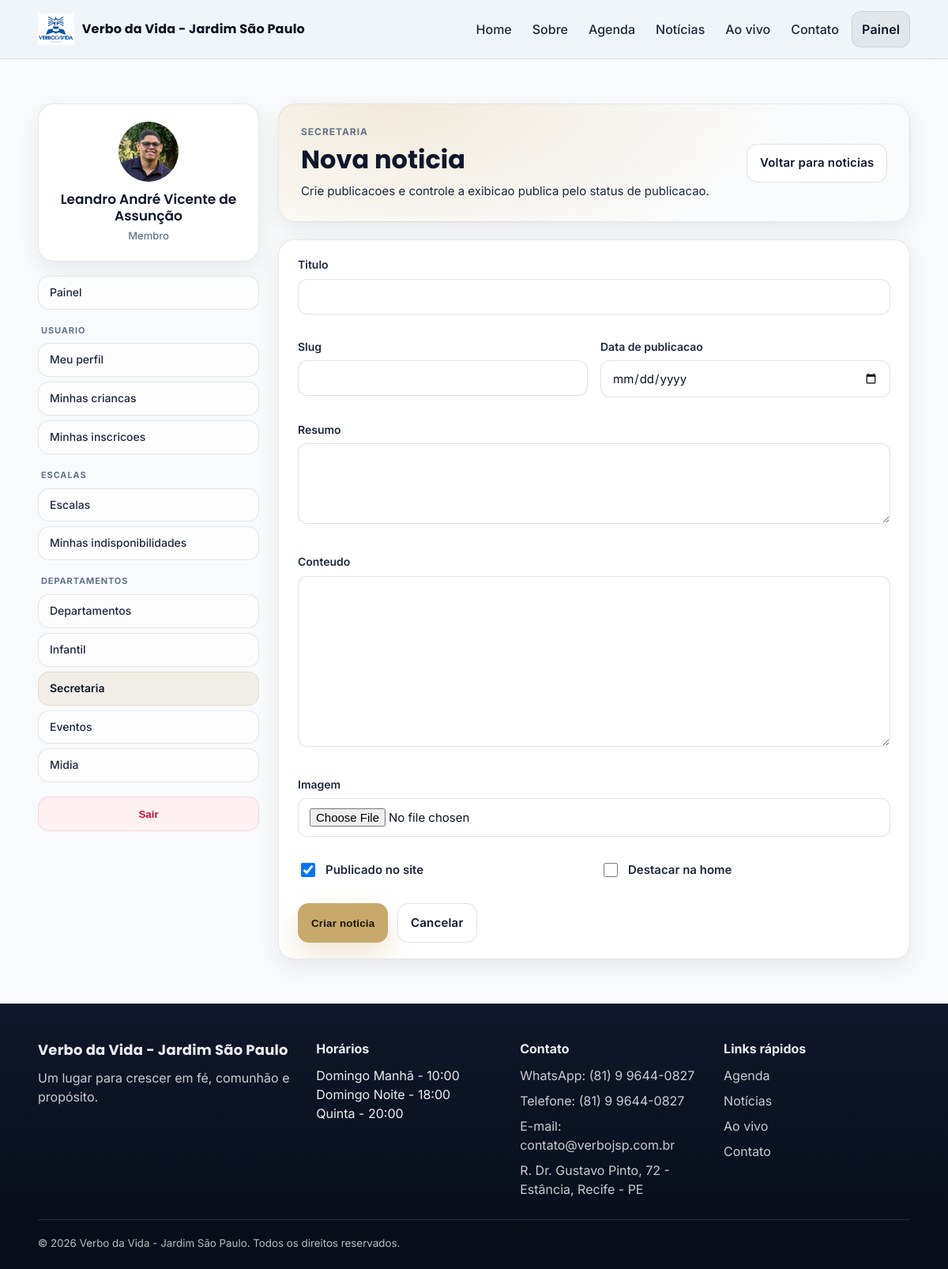
Page /usuarios/conteudo/secretaria/noticias/nova/ (signed in) on the committed database.
### core/models.py (models this page shows, shortened)
class SiteConfig(models.Model):
    nome_igreja = models.CharField(max_length=120, default="Verbo da Vida - Jardim São Paulo")
    Logo_img = models.ImageField("Logo", upload_to="logo/", blank=True, null=True)
    telefone = models.CharField("Telefone fixo", max_length=20, blank=True)
    whatsapp = models.CharField(
        "WhatsApp",
        max_length=20,
        blank=True,
        help_text="Ex: (81) 90000-0000",
    )
    email = models.EmailField("E-mail corporativo", blank=True)
    endereco = models.CharField(
        "Endereço completo",
        max_length=255,
        blank=True,
        help_text="Ex: R. Dr. Gustavo Pinto, 72 - Estância, Recife - PE, 50781-740",
    )
    instagram = models.URLField("Instagram", blank=True, help_text="Link completo do perfil")
    facebook = models.URLField("Facebook", blank=True, help_text="Link completo da página")
    texto_institucional = models.TextField(
        "Texto institucional curto",
        blank=True,
        help_text="Usado no rodapé ou banners pequenos. Exemplo: 'Um lugar para crescer em fé...'",
    )
    horarios_cultos = models.TextField(
        "Horários principais",
        blank=True,
        help_text="Exibidos na home e footer. Coloque um por linha. Ex: 'Domingo — 19:00'",
    )
    youtube_embed_url = models.URLField(
        "Link Ao Vivo (YouTube)",
        blank=True,
        help_text="Cole uma URL do YouTube nos formatos embed, watch ou youtu.be.",
    )
    hero_home = models.ImageField(
        "Hero da Home",
        upload_to="site/heroes/",
        blank=True,
        null=True,
        help_text="Imagem de fundo usada no topo da pagina inicial.",
    )
    hero_sobre = models.ImageField(
        "Hero do Sobre",
        upload_to="site/heroes/",
        blank=True,
        null=True,
        help_text="Imagem de fundo usada no topo da pagina Sobre.",
    )
    hero_agenda = models.ImageField(
        "Hero da Agenda",
        upload_to="site/heroes/",
        blank=True,
        null=True,
        help_text="Imagem de fundo usada no topo da pagina Agenda.",
    )
    hero_noticias = models.ImageField(
        "Hero das Noticias",
        upload_to="site/heroes/",
        blank=True,
        null=True,
        help_text="Imagem de fundo usada no topo da pagina de noticias.",
    )
    hero_ao_vivo = models.ImageField(
        "Hero do Ao Vivo",
        upload_to="site/heroes/",
        blank=True,
        null=True,
        help_text="Imagem de fundo usada no topo da pagina Ao Vivo.",
    )
    hero_contato = models.ImageField(
        "Hero do Contato",
        upload_to="site/heroes/",
        blank=True,
        null=True,
        help_text="Imagem de fundo usada no topo da pagina Contato.",
    )
    mapa_embed_url = models.URLField(
        "Link de incorporação do Google Maps",
        max_length=2000,
        blank=True,
        help_text="Cole a URL usada no iframe de incorporação do Google Maps.",
    )
    atualizado_em = models.DateTimeField(auto_now=True)
    class Meta:
        verbose_name = "Configuração do site"
        verbose_name_plural = "Configuração do site"

### usuarios/models.py (models this page shows)
class Usuario(AbstractUser):
    telefone = models.CharField("Telefone", max_length=20, blank=True)
    foto = models.ImageField("Foto de Perfil", upload_to="perfil/", blank=True, null=True)
    data_nascimento = models.DateField("Data de Nascimento", blank=True, null=True)
    is_membro = models.BooleanField("\u00c9 Membro?", default=True)
    class Meta:
        verbose_name = "Usu\u00e1rio"
        verbose_name_plural = "Usu\u00e1rios"

### conteudo_interno/views.py (the view, shortened to what this page needs)
# urls.py: path("secretaria/noticias/nova/", views.SecretariaNoticiaCreateView.as_view(), name="secretaria_noticia_nova"),
class SecretariaNoticiaCreateView(
    SecretariaRequiredMixin,
    GovernedFormRequestMixin,
    CreateView,
):
    model = Noticia
    form_class = NoticiaInternaForm
    template_name = "conteudo_interno/noticia_form.html"
    success_url = reverse_lazy("usuarios:conteudo:secretaria_noticias")
    def get_context_data(self, **kwargs):
        context = super().get_context_data(**kwargs)
        context.update(
            {
                "active_section": "secretaria",
                "page_title": "Nova noticia",
                "page_text": "Crie publicacoes e controle a exibicao publica pelo status de publicacao.",
                "submit_label": "Criar noticia",
            }
        )
        return context

### templates/conteudo_interno/noticia_form.html (shortened to what this page needs)
{% extends "base.html" %}
{% block content %}
<section class="section user-area">
    <div class="container user-shell">
        {% include "usuarios/_sidebar.html" %}
        <div class="user-shell__content">
            <section class="user-hero user-hero--compact">
                <div>
                    <p class="user-hero__eyebrow">Secretaria</p>
                    <h1 class="user-hero__title">{{ page_title }}</h1>
                    <p class="user-hero__text">{{ page_text }}</p>
                </div>
                <div class="user-hero__actions">
                    <a class="btn btn--outline" href="{% url 'usuarios:conteudo:secretaria_noticias' %}">Voltar para noticias</a>
                </div>
            </section>
            <section class="module-card">
                <div class="module-card__body">
                    <form method="post" enctype="multipart/form-data" class="user-form">
                        <div class="form-group">
                            <label class="form-label" for="{{ form.titulo.id_for_label }}">Titulo</label>
                            {{ form.titulo }}
                        </div>
                        <div class="user-form__grid">
                            <div class="form-group">
                                <label class="form-label" for="{{ form.slug.id_for_label }}">Slug</label>
                                {{ form.slug }}
                            </div>
                            <div class="form-group">
                                <label class="form-label" for="{{ form.data_publicacao.id_for_label }}">Data de publicacao</label>
                                {{ form.data_publicacao }}
                            </div>
                        </div>
                        <div class="form-group">
                            <label class="form-label" for="{{ form.resumo.id_for_label }}">Resumo</label>
                            {{ form.resumo }}
                        </div>
                        <div class="form-group">
                            <label class="form-label" for="{{ form.conteudo.id_for_label }}">Conteudo</label>
                            {{ form.conteudo }}
                        </div>
                        <div class="form-group">
                            <label class="form-label" for="{{ form.imagem.id_for_label }}">Imagem</label>
                            {{ form.imagem }}
                        </div>
                        <div class="user-form__grid">
                            <label class="module-checkbox-row" for="{{ form.publicado.id_for_label }}">
                                {{ form.publicado }}
                                <span>Publicado no site</span>
                            </label>
                            <label class="module-checkbox-row" for="{{ form.destaque_home.id_for_label }}">
                                {{ form.destaque_home }}
                                <span>Destacar na home</span>
                            </label>
                        </div>
                        <div class="user-form__actions">
                            <button type="submit" class="btn btn--primary">{{ submit_label }}</button>
                            <a class="btn btn--outline" href="{% url 'usuarios:conteudo:secretaria_noticias' %}">Cancelar</a>
                        </div>
                    </form>
                </div>
            </section>
        </div>
    </div>
</section>
{% endblock %}

### templates/base.html (shortened to what this page needs)
{% load static %}
<!doctype html>
<html lang="pt-br">
  <head>
    <link rel="stylesheet" href="{% static 'css/styles.css' %}" />
  </head>
  <body class="page">
    <header class="header">
      <div class="container header__inner">
        <a class="logo" href="{% url 'core:home' %}">
          {% if site.Logo_img %}
            <img src="{{ site.Logo_img.url }}" alt="Logo" class="logo__img" />
          {% else %}
            <span class="logo__mark"></span>
          {% endif %}
          <span class="logo__text">{{ site.nome_igreja|default:"Portal" }}</span>
        </a>
        <nav class="nav" aria-label="Navegação principal">
          <a class="nav__link" href="{% url 'core:home' %}">Home</a>
          <a class="nav__link" href="{% url 'core:sobre' %}">Sobre</a>
          <a class="nav__link" href="{% url 'eventos:agenda' %}">Agenda</a>
          <a class="nav__link" href="{% url 'noticias:lista' %}">Notícias</a>
          <a class="nav__link" href="{% url 'core:ao_vivo' %}">Ao vivo</a>
          <a class="nav__link" href="{% url 'core:contato' %}">Contato</a>
          {% if user.is_authenticated %}
            <a class="btn btn--soft btn--sm" href="{% url 'usuarios:dashboard' %}">Painel</a>
          {% else %}
            <a class="btn btn--outline btn--sm" href="{% url 'usuarios:login' %}">Entrar</a>
            <a class="btn btn--primary btn--sm" href="{% url 'usuarios:registro' %}">Cadastrar</a>
          {% endif %}
        </nav>
      </div>
    </header>
    <main>
      {% block content %}{% endblock %}
    </main>
    <footer class="footer">
      <div class="container footer__grid">
        <div class="footer__col">
          <div class="footer__brand">{{ site.nome_igreja|default:"Portal" }}</div>
          <p class="footer__text">
            {{ site.texto_institucional|default:"Um lugar para crescer em fé, comunhão e propósito." }}
          </p>
        </div>
        <div class="footer__col">
          <div class="footer__title">Horários</div>
          <div class="footer__text" style="color: var(--text-muted);">
            {{ site.horarios_cultos|default:"Domingo — 09:00\nDomingo — 19:00\nQuarta — 20:00"|linebreaksbr }}
          </div>
        </div>
        <div class="footer__col">
          <div class="footer__title">Contato</div>
          <ul class="footer__list">
            {% if site.whatsapp %}<li>WhatsApp: {{ site.whatsapp }}</li>{% endif %}
            {% if site.telefone %}<li>Telefone: {{ site.telefone }}</li>{% endif %}
            {% if site.email %}<li>E-mail: {{ site.email }}</li>{% endif %}
            {% if site.endereco %}<li>{{ site.endereco }}</li>{% endif %}
          </ul>
        </div>
        <div class="footer__col">
          <div class="footer__title">Links rápidos</div>
          <ul class="footer__list">
            <li><a class="footer__link" href="{% url 'eventos:agenda' %}">Agenda</a></li>
            <li><a class="footer__link" href="{% url 'noticias:lista' %}">Notícias</a></li>
            <li><a class="footer__link" href="{% url 'core:ao_vivo' %}">Ao vivo</a></li>
            <li><a class="footer__link" href="{% url 'core:contato' %}">Contato</a></li>
          </ul>
        </div>
      </div>
      <div class="container footer__bottom">
        <small>© {% now "Y" %} {{ site.nome_igreja|default:"Portal" }}. Todos os direitos reservados.</small>
      </div>
    </footer>
  </body>
</html>

### templates/usuarios/_sidebar.html (shortened to what this page needs)
<aside class="user-shell__sidebar">
    <div class="user-sidecard">
        <div class="user-sidecard__avatar">
            {% if user.foto %}
                <img src="{{ user.foto.url }}" alt="Foto de {{ user.get_full_name|default:user.username }}">
            {% else %}
                <span>{{ user.first_name|default:user.username|slice:":1"|upper }}</span>
            {% endif %}
        </div>
        <div class="user-sidecard__name">{{ user.get_full_name|default:user.username }}</div>
        <div class="user-sidecard__meta">
            {% if user.is_membro %}Membro{% else %}Visitante{% endif %}
        </div>
    </div>
    <nav class="user-nav" aria-label="Area do usuario">
        <div class="user-nav__group user-nav__group--top">
            <a class="user-nav__link {% if active_section == 'dashboard' %}is-active{% endif %}" href="{% url 'usuarios:dashboard' %}">
                Painel
            </a>
        </div>
        <div class="user-nav__group">
            <p class="user-nav__heading">Usuario</p>
            <div class="user-nav__items">
                <a class="user-nav__link {% if active_section == 'perfil' %}is-active{% endif %}" href="{% url 'usuarios:perfil' %}">
                    Meu perfil
                </a>
                {% if user.is_authenticated %}
                    <a class="user-nav__link {% if active_section == 'minhas_criancas' %}is-active{% endif %}" href="{% url 'usuarios:infantil:minhas_criancas' %}">
                        Minhas criancas
                    </a>
                    <a class="user-nav__link {% if active_section == 'minhas_inscricoes' %}is-active{% endif %}" href="{% url 'usuarios:eventos:minhas_inscricoes' %}">
                        Minhas inscricoes
                    </a>
                {% endif %}
            </div>
        </div>
        <div class="user-nav__group">
            <p class="user-nav__heading">Escalas</p>
            <div class="user-nav__items">
                {% if can_manage_escalas %}
                    <a class="user-nav__link {% if active_section == 'escalas' %}is-active{% endif %}" href="{% url 'usuarios:departamentos:escala_lista' %}">
                        Escalas
                    </a>
                {% endif %}
                {% if user.is_authenticated %}
                    <a class="user-nav__link {% if active_section == 'indisponibilidades' %}is-active{% endif %}" href="{% url 'usuarios:departamentos:minhas_indisponibilidades' %}">
                        Minhas indisponibilidades
                    </a>
                {% endif %}
            </div>
        </div>
        {% if can_view_departamentos or can_view_infantil or can_view_secretaria or can_view_midia or can_manage_eventos %}
            <div class="user-nav__group">
                <p class="user-nav__heading">Departamentos</p>
                <div class="user-nav__items">
                    {% if can_view_departamentos %}
                        <a class="user-nav__link {% if active_section == 'departamentos' %}is-active{% endif %}" href="{% url 'usuarios:departamentos:lista' %}">
                            Departamentos
                        </a>
                    {% endif %}
                    {% if can_view_infantil %}
                        <a class="user-nav__link {% if active_section == 'infantil' %}is-active{% endif %}" href="{% url 'usuarios:infantil:sala_lista' %}">
                            Infantil
                        </a>
                    {% endif %}
                    {% if can_view_secretaria %}
                        <a class="user-nav__link {% if active_section == 'secretaria' %}is-active{% endif %}" href="{% url 'usuarios:conteudo:secretaria_dashboard' %}">
                            Secretaria
                        </a>
                    {% endif %}
                    {% if can_manage_eventos %}
                        <a class="user-nav__link {% if active_section == 'eventos' %}is-active{% endif %}" href="{% url 'usuarios:eventos:interno_lista' %}">
                            Eventos
                        </a>
                    {% endif %}
                    {% if can_view_midia %}
                        <a class="user-nav__link {% if active_section == 'midia' %}is-active{% endif %}" href="{% url 'usuarios:conteudo:midia_ao_vivo' %}">
                            Midia
                        </a>
                    {% endif %}
                </div>
            </div>
        {% endif %}
    </nav>
    <form action="{% url 'usuarios:logout' %}" method="post" class="user-logout">
        <button type="submit" class="user-logout__button">Sair</button>
    </form>
</aside>

### rows in the picture
SiteConfig: Logo_img (picture), nome_igreja "Verbo da Vida - Jardim São Paulo", texto_institucional "Um lugar para crescer em fé, comunhão e propósito.", horarios_cultos "Domingo Manhã - 10:00 Domingo Noite - 18:00 Quinta - 20:00", whatsapp "(81) 9 9644-0827", telefone "(81) 9 9644-0827", email "contato@verbojsp.com.br", endereco "R. Dr. Gustavo Pinto, 72 - Estância, Recife - PE"
Usuario: foto (picture), get_full_name "Leandro André Vicente de Assunção"

### other values in the picture
{{ page_title }} "Nova noticia"
{{ page_text }} "Crie publicacoes e controle a exibicao publica pelo status de publicacao."
{{ submit_label }} "Criar noticia"
